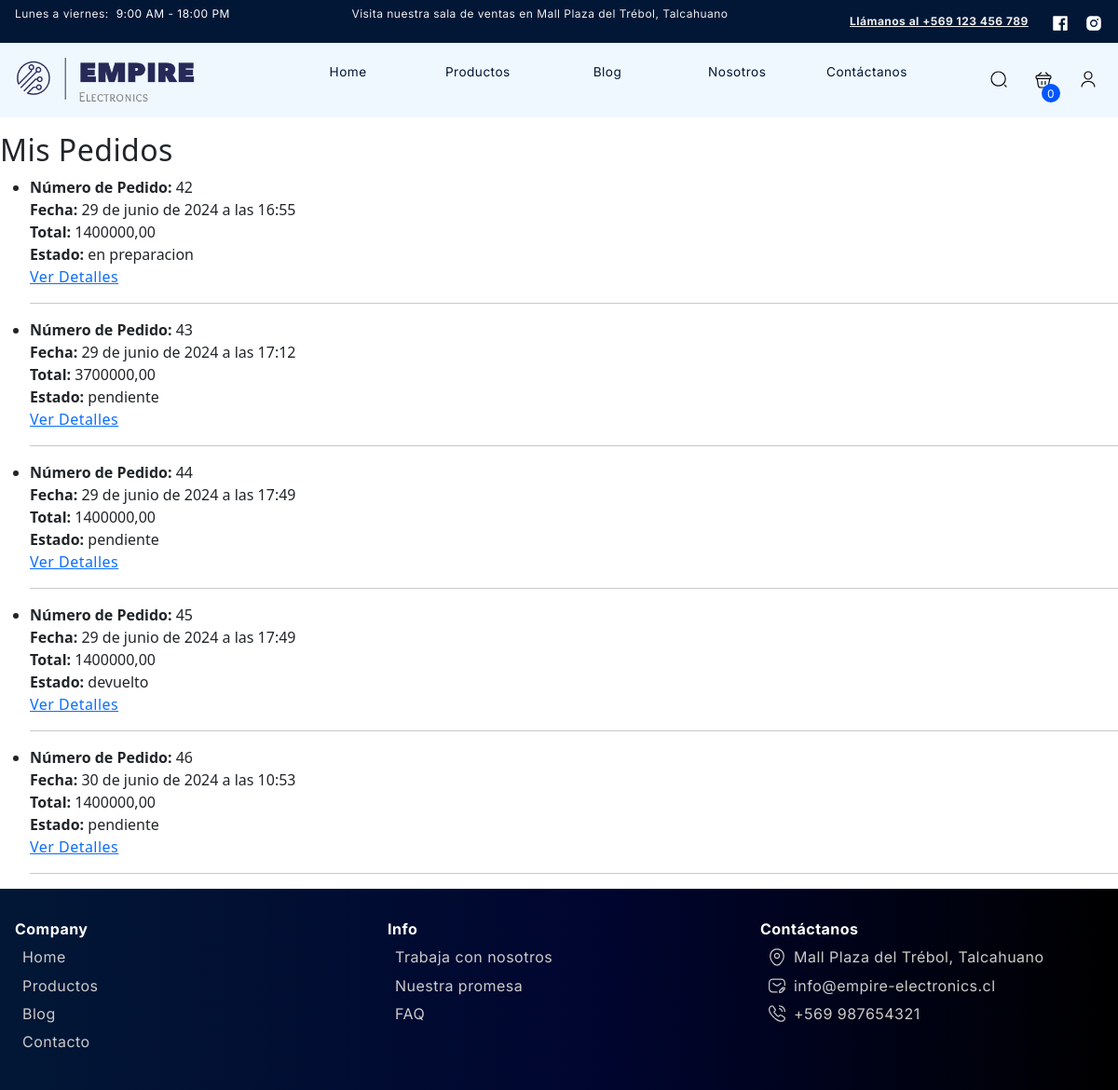
Page /pedidos/ (signed in) on the earlier database version.
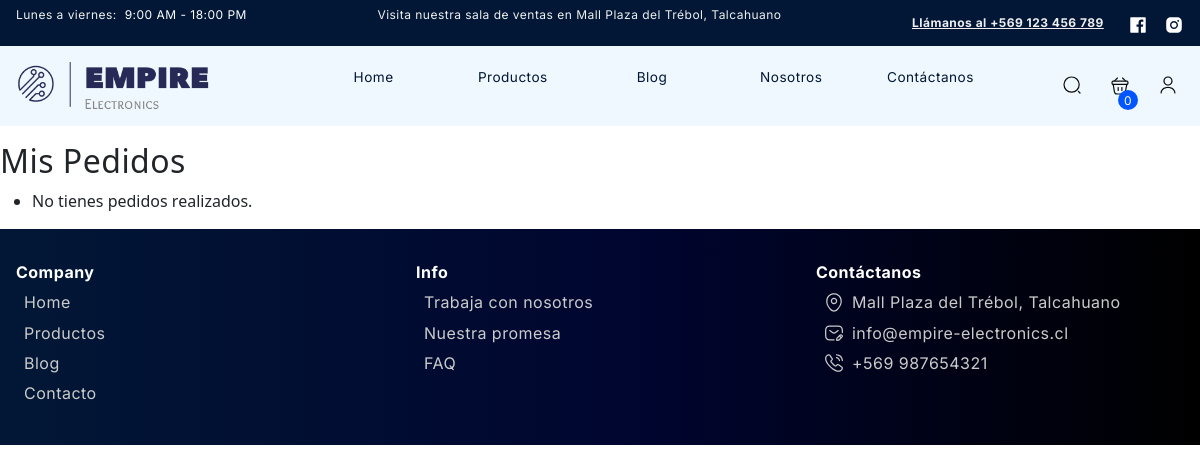
Same page on the later database version.
### empireapp/models.py (models this page shows, shortened)
class Pedido(models.Model):
    user = models.ForeignKey(User, on_delete=models.CASCADE, related_name='pedidos')
    total = models.DecimalField(max_digits=50, decimal_places=2)
    estado = models.CharField(max_length=20, choices=TIPO_ESTADO_PEDIDO, default='pendiente')
    fecha_pedido = models.DateTimeField(auto_now_add=True)

### empireapp/views.py (the view)
# urls.py: path('pedidos/', pedidos, name="pedidos"),
@login_required
def pedidos(request):
    pedidos = Pedido.objects.filter(user=request.user)
    return render(request, 'empireapp/pages/pedidos.html', {'pedidos': pedidos})

### empireapp/context_processors.py (called while the page is built)
def cart_item_count(request):
    cart_item_count = 0
    if request.user.is_authenticated:
        cart = Cart.objects.filter(user=request.user).first()
        if cart:
            cart_items = CartItem.objects.filter(cart=cart)
            cart_item_count = cart_items.count()
    return {'cart_item_count': cart_item_count}

def login_form(request):
    form = AuthenticationForm()
    return {'login_form': form}

### empireapp/templates/empireapp/pages/pedidos.html
{% extends "../index.html" %}
{% block contenedor %}
<h2>Mis Pedidos</h2>
<ul>
    {% for pedido in pedidos %}
    <li>
        <strong>Número de Pedido:</strong> {{ pedido.pk }}<br>
        <strong>Fecha:</strong> {{ pedido.fecha_pedido }}<br>
        <strong>Total:</strong> {{ pedido.total }}<br>
        <strong>Estado:</strong> {{ pedido.estado }}<br>
        <a href={% url 'detallepedido' pedido.id %}>Ver Detalles</a>
        <hr>
    </li>
    {% empty %}
    <li>No tienes pedidos realizados.</li>
    {% endfor %}
</ul>
{% endblock contenedor %}

### empireapp/templates/empireapp/index.html (shortened to what this page needs)
{% load static %}
<!DOCTYPE html>
<html lang="es-ES">
<head>
    <link rel="stylesheet" href="{% static 'empireapp/css/style.css' %}">
    <link href="https://cdn.jsdelivr.net/npm/bootstrap@5.3.3/dist/css/bootstrap.min.css" rel="stylesheet">
</head>
<body>
    <header class="empire-header empire-bg">
        <section class="empire-header-call">
            <div class="empire-header-call-container">
                <div class="empire-header-call-attention">
                    <p class="empire-header-call-attention__days">Lunes a viernes: </p>
                    <p class="empire-header-call-attention__hours">9:00 AM - 18:00 PM</p>
                </div>
                <div class="empire-header-call-city">
                    <p class="empire-header-call-city__address">Visita nuestra sala de ventas en Mall Plaza del Trébol,
                        Talcahuano</p>
                </div>
                <div class="empire-header-call-rrss">
                    <a class="empire-header-call-rrss__phone" href="tel:+569 123 456 789">
                        <strong>Llámanos al +569 123 456 789</strong>
                    </a>
                    <a class="empire-header-call-rrss__icon" href="https:www.facebook.com" target="_blank">
                        <img src="{% static 'empireapp/images/icon-facebook.svg' %}" alt="Logo Facebook">
                    </a>
                    <a class="empire-header-call-rrss__icon" href="https:www.instagram.com" target="_blank">
                        <img src="{% static "empireapp/images/icon-instagram.svg" %}" alt="Logo Instagram">
                    </a>
                </div>
            </div>
        </section>
        <section class="empire-header-container">
            <div class="empire-header-logo">
                <img class="empire-header-logo__img" src="{% static "empireapp/images/logo-empire-01.png" %}"
                    alt="Logo Empire">
            </div>
            <nav class="empire-menu">
                <ul class="empire-menu-nav">
                    <li class="empire-menu-nav__list">
                        <a class="empire-menu-nav__link" href="{% url "index" %}">Home</a>
                    </li>
                    <li class="empire-menu-nav__list">
                        <a class="empire-menu-nav__link" href="{% url "productos" %}">Productos</a>
                    </li>
                    <li class="empire-menu-nav__list">
                        <a class="empire-menu-nav__link" href="{% url "blog" %}">Blog</a>
                    </li>
                    <li class="empire-menu-nav__list">
                        <a class="empire-menu-nav__link" href="{% url "about" %}">Nosotros</a>
                    </li>
                    <li class="empire-menu-nav__list">
                        <a class="empire-menu-nav__link" href="{% url "contacto" %}">Contáctanos</a>
                    </li>
                </ul>
            </nav>
            <div class="empire-menu-cart">
                <a href="" class="empire-menu-cart__link">
                    <img class="empire-menu-cart__img" src="{% static "empireapp/images/icon-search.svg" %}"
                        alt="Icono Búsqueda">
                </a>
                <a id="empire-cart" class="empire-menu-cart__link cart--number">
                    <span id="empire-cart__number" class="empire-cart__number">
                            {{cart_item_count}}
                        </span>
                    <img class="empire-menu-cart__img" src="{% static "empireapp/images/icon-carrito.svg" %}"
                        alt="Icono Carrito de Compra">
                </a>
                <a id="empire-usuario" class="empire-menu-cart__link usuario">
                    <img class="empire-menu-cart__img" src="{% static "empireapp/images/icon-user.svg" %}"
                        alt="Icono Usuario">
                </a>
            </div>
        </section>
    </header>
    {% block contenedor %}{% endblock contenedor %}
    <footer class="empire-footer">
        <div class="empire-footer-container">
            <div class="empire-footer-info">
                <h3 class="empire-footer-info__title">Company</h3>
                <a class="empire-footer-info__link" href="#">Home</a>
                <a class="empire-footer-info__link" href="pages/products.html">Productos</a>
                <a class="empire-footer-info__link" href="pages/blog.html">Blog</a>
                <a class="empire-footer-info__link" href="pages/contact.html">Contacto</a>
            </div>
            <div class="empire-footer-info">
                <h3 class="empire-footer-info__title">Info</h3>
                <a class="empire-footer-info__link" href="pages/works.html">Trabaja con nosotros</a>
                <a class="empire-footer-info__link" href="pages/blog.html">Nuestra promesa</a>
                <a class="empire-footer-info__link" href="pages/faq.html">FAQ</a>
            </div>
            <div class="empire-footer-info">
                <h3 class="empire-footer-info__title">Contáctanos</h3>
                <p class="empire-footer-info__desc">
                    <img src="{% static "empireapp/images/footer/footer-icon-location.svg" %}"
                        alt="Icon Location Footer" />
                    Mall Plaza del Trébol, Talcahuano
                </p>
                <p class="empire-footer-info__desc"><img src="{% static "empireapp/images/footer/footer-icon-email.svg"%}" alt="Icon Email"> info@empire-electronics.cl</p>
                <p class="empire-footer-info__desc"><img src="{% static "empireapp/images/footer/footer-icon-phone.svg"%}" alt="Icon Phone">+569 987654321</p>
            </div>
        </div>
    </footer>
</body>
</html>

Differences in the rows shown:
removed Pedido: pk "42", fecha_pedido "29 de junio de 2024 a las 16:55", total "1400000,00", estado "en preparacion"
removed Pedido: pk "43", fecha_pedido "29 de junio de 2024 a las 17:12", total "3700000,00", estado "pendiente"
removed Pedido: pk "44", fecha_pedido "29 de junio de 2024 a las 17:49", total "1400000,00", estado "pendiente"
removed Pedido: pk "45", fecha_pedido "29 de junio de 2024 a las 17:49", total "1400000,00", estado "devuelto"
removed Pedido: pk "46", fecha_pedido "30 de junio de 2024 a las 10:53", total "1400000,00", estado "pendiente"
Other differences:
text now shown: "No tienes pedidos realizados."
